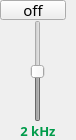
                 <widget class="QFrame" name="frame_88">
                  <property name="minimumSize">
                   <size>
                    <width>76</width>
                    <height>140</height>
                   </size>
                  </property>
                  <property name="maximumSize">
                   <size>
                    <width>76</width>
                    <height>140</height>
                   </size>
                  </property>
                  <property name="frameShape">
                   <enum>QFrame::NoFrame</enum>
                  </property>
                  <property name="frameShadow">
                   <enum>QFrame::Raised</enum>
                  </property>
                  <layout class="QVBoxLayout" name="verticalLayout_47">
                   <property name="spacing">
                    <number>0</number>
                   </property>
                   <property name="leftMargin">
                    <number>0</number>
                   </property>
                   <property name="topMargin">
                    <number>0</number>
                   </property>
                   <property name="rightMargin">
                    <number>0</number>
                   </property>
                   <property name="bottomMargin">
                    <number>0</number>
                   </property>
                   <item>
                    <widget class="QPushButton" name="switch_2000">
                     <property name="minimumSize">
                      <size>
                       <width>66</width>
                       <height>20</height>
                      </size>
                     </property>
                     <property name="maximumSize">
                      <size>
                       <width>65</width>
                       <height>20</height>
                      </size>
                     </property>
                     <property name="font">
                      <font>
                       <family>PF BeauSans Pro</family>
                       <pointsize>11</pointsize>
                       <bold>false</bold>
                      </font>
                     </property>
                     <property name="text">
                      <string>off</string>
                     </property>
                     <property name="checkable">
                      <bool>true</bool>
                     </property>
                     <property name="checked">
                      <bool>false</bool>
                     </property>
                    </widget>
                   </item>
                   <item alignment="Qt::AlignHCenter">
                    <widget class="QSlider" name="slider_2000">
                     <property name="enabled">
                      <bool>false</bool>
                     </property>
                     <property name="minimumSize">
                      <size>
                       <width>45</width>
                       <height>100</height>
                      </size>
                     </property>
                     <property name="minimum">
                      <number>-50</number>
                     </property>
                     <property name="maximum">
                      <number>50</number>
                     </property>
                     <property name="value">
                      <number>0</number>
                     </property>
                     <property name="orientation">
                      <enum>Qt::Vertical</enum>
                     </property>
                    </widget>
                   </item>
                   <item>
                    <widget class="QLabel" name="label_57">
                     <property name="font">
                      <font>
                       <family>PF BeauSans Pro</family>
                       <pointsize>10</pointsize>
                       <bold>true</bold>
                      </font>
                     </property>
                     <property name="styleSheet">
                      <string notr="true">color: #009b4a;</string>
                     </property>
                     <property name="text">
                      <string>2 kHz</string>
                     </property>
                     <property name="alignment">
                      <set>Qt::AlignHCenter|Qt::AlignTop</set>
                     </property>
                    </widget>
                   </item>
                  </layout>
                 </widget>
